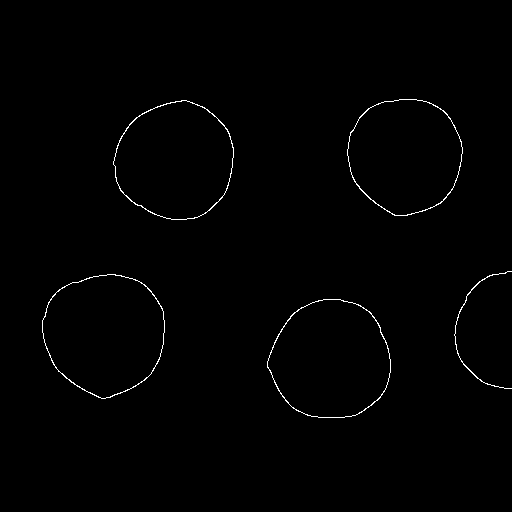
#> input picture data/e2.png, 512 x 512 px, found by its file name
$ python hough_transformation.py
#> lines starting #> are read from the running program, lines starting #| are printed output that depends on the picture
import numpy
from PIL import Image
from math import cos, sin, floor


def is_white(pixel):
    return pixel[0] == pixel[1] == pixel[2] == 255


path = 'data/e2.png'
r = 55
fi_max, fi_min = 360, 0
img = Image.open(path)
#> img is the input picture: PIL image 512x512 RGBA; mean R, G, B, A 1.8, 1.8, 1.8, 255
np_img = numpy.array(img)
height, width, _ = np_img.shape
#> height = 512; width = 512
H = numpy.zeros((height, width), dtype=int)

for x in range(height):
    print(str(int(x/height * 100)) + "%")
    for y in range(width):
        if is_white(np_img[x][y]):
            for fi in range(fi_min, fi_max):
                a = x - floor(r * cos(fi))
                b = y + floor(r * sin(fi))
                if 0 < a < height and 0 < b < width:
                    H[a][b] += 1
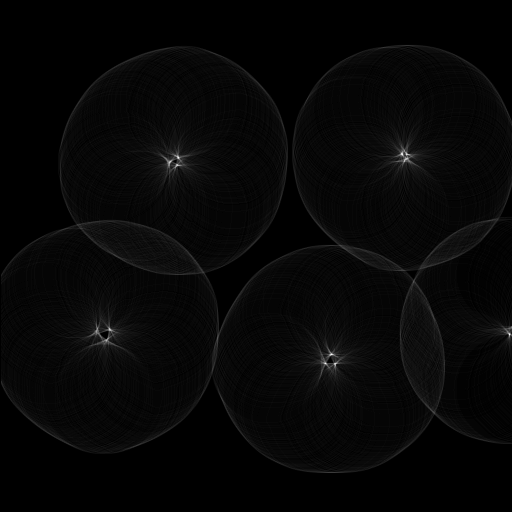
#> H: shape (512, 512) int64; min 0, max 95, mean 2.5; drawn with min black and max white

R = numpy.zeros((height, width, 3), dtype=numpy.uint8)

for x in range(height):
    for y in range(width):
        R[x][y] = [255, 255 - H[x][y], 255]
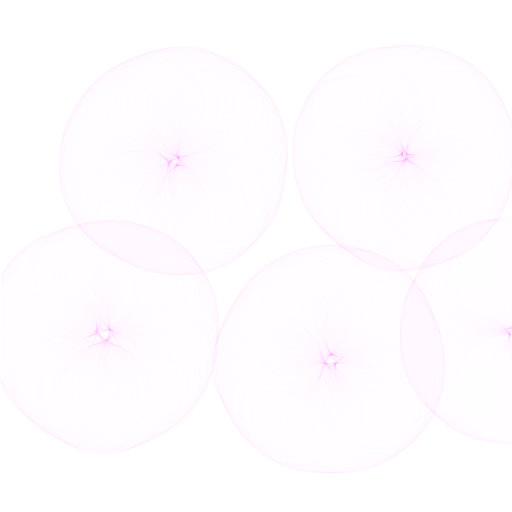
#> R: shape (512, 512, 3); mean of channels 0, 1, 2 255, 252.5, 255; drawn as R, G, B

img = Image.fromarray(R, 'RGB')
img.show()

$ run again, with data/e3.png copied over data/e2.png
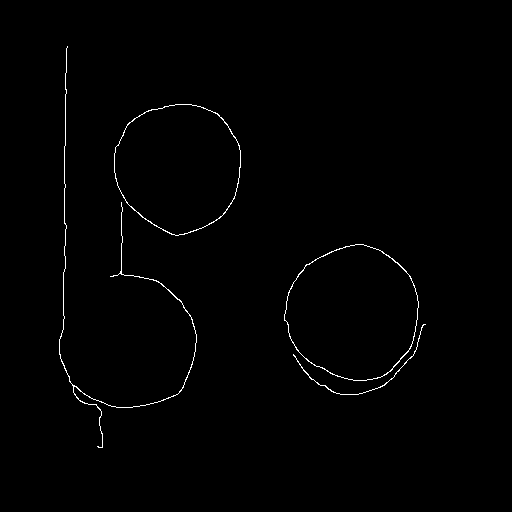
#> input picture data/e3.png, 512 x 512 px, found by its file name
#> img is the input picture: PIL image 512x512 RGBA; mean R, G, B, A 1.9, 1.9, 1.9, 255
#> after the loop `for x in range(height):`:
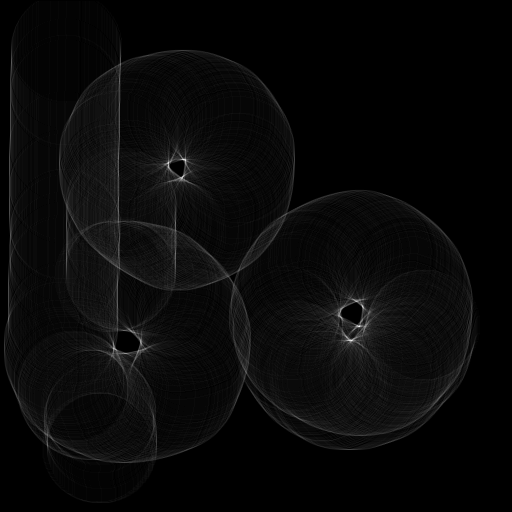
#> H: shape (512, 512) int64; min 0, max 74, mean 2.7; drawn with min black and max white
